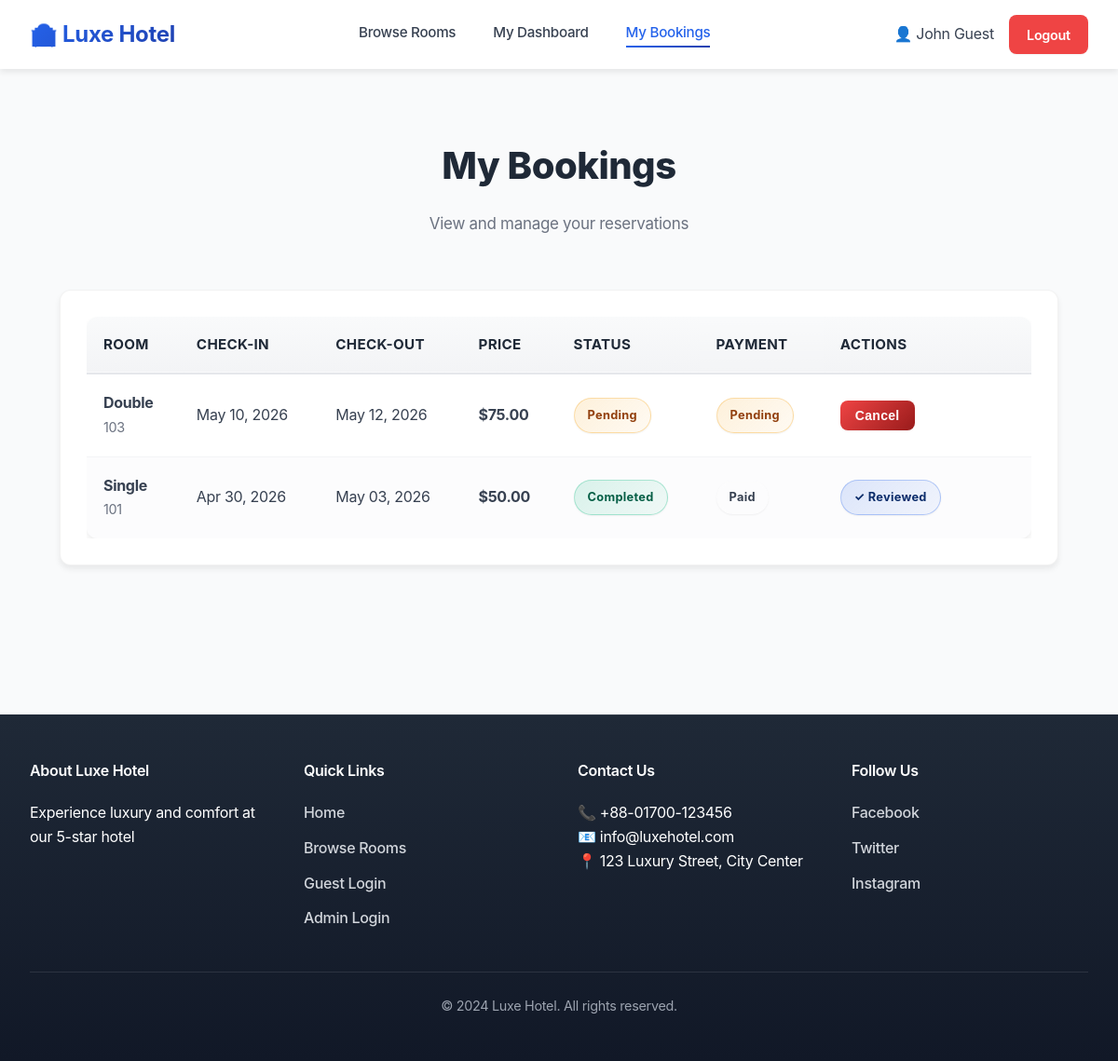
The app's page /guest/my_bookings.php (signed in) with its own data.
### tables this page shows
CREATE TABLE bookings (
    booking_id INT AUTO_INCREMENT PRIMARY KEY,
    user_id INT NOT NULL,
    room_id INT NOT NULL,
    check_in_date DATE NOT NULL,
    check_out_date DATE NOT NULL,
    total_price DECIMAL(10, 2) NOT NULL,
    status ENUM('pending', 'confirmed', 'checked_in', 'checked_out', 'cancelled', 'completed') NOT NULL DEFAULT 'pending',
    created_at TIMESTAMP DEFAULT CURRENT_TIMESTAMP,
    FOREIGN KEY (user_id) REFERENCES users(user_id) ON DELETE CASCADE,
    FOREIGN KEY (room_id) REFERENCES rooms(room_id) ON DELETE CASCADE,
    INDEX idx_user_id (user_id),
    INDEX idx_room_id (room_id),
    INDEX idx_dates (check_in_date, check_out_date),
    INDEX idx_status (status)
);

CREATE TABLE rooms (
    room_id INT AUTO_INCREMENT PRIMARY KEY,
    room_number VARCHAR(20) UNIQUE NOT NULL,
    room_type VARCHAR(50) NOT NULL,
    price DECIMAL(10, 2) NOT NULL,
    status ENUM('available', 'occupied', 'cleaning') NOT NULL DEFAULT 'available',
    capacity INT NOT NULL DEFAULT 2,
    created_at TIMESTAMP DEFAULT CURRENT_TIMESTAMP
);

CREATE TABLE payments (
    payment_id INT AUTO_INCREMENT PRIMARY KEY,
    booking_id INT NOT NULL UNIQUE,
    amount DECIMAL(10, 2) NOT NULL,
    method ENUM('cash', 'bkash', 'nagad', 'card') NOT NULL DEFAULT 'cash',
    payment_status ENUM('pending', 'paid', 'failed') NOT NULL DEFAULT 'pending',
    paid_at TIMESTAMP NULL,
    created_at TIMESTAMP DEFAULT CURRENT_TIMESTAMP,
    FOREIGN KEY (booking_id) REFERENCES bookings(booking_id) ON DELETE CASCADE,
    INDEX idx_booking_id (booking_id),
    INDEX idx_status (payment_status)
);

### config.php (called while the page is built, shortened)
<?php
function app_url(string $path = ''): string {
    $normalized = ltrim($path, '/');
    $prefix = BASE_PATH === '' ? '' : BASE_PATH;
    return $normalized === '' ? ($prefix === '' ? '/' : $prefix . '/') : $prefix . '/' . $normalized;
}
function format_date(string $date): string {
    return date('M d, Y', strtotime($date));
}
?>

### guest/my_bookings.php (the view, shortened to what this page needs)
<?php
require_once __DIR__ . '/../includes/require_guest.php';
$user_id = $_SESSION['user_id'];
$bookings = [];
try {
    $stmt = $pdo->prepare("
        SELECT b.*, r.room_number, r.room_type, r.price, p.payment_status
        FROM bookings b
        JOIN rooms r ON b.room_id = r.room_id
        LEFT JOIN payments p ON b.booking_id = p.booking_id
        WHERE b.user_id = ?
        ORDER BY b.check_in_date DESC
    ");
    $stmt->execute([$user_id]);
    $bookings = $stmt->fetchAll();
} catch (Exception $e) {
    $error = 'Error loading bookings.';
}
?>
<!DOCTYPE html>
<html lang="en">
<head>
    <link rel="stylesheet" href="<?php echo app_url('assets/style.css'); ?>">
</head>
<body>
    <?php require_once __DIR__ . '/../includes/header.php'; ?>
    <section class="section">
        <div class="container">
            <h2 class="section-title">My Bookings</h2>
            <p class="section-subtitle">View and manage your reservations</p>
            <?php if (count($bookings) > 0): ?>
                <div class="card">
                    <div style="overflow-x: auto;">
                        <table>
                            <thead>
                                <tr>
                                    <th>Room</th>
                                    <th>Check-in</th>
                                    <th>Check-out</th>
                                    <th>Price</th>
                                    <th>Status</th>
                                    <th>Payment</th>
                                    <th>Actions</th>
                                </tr>
                            </thead>
                            <tbody>
                                <?php foreach ($bookings as $booking): ?>
                                    <tr>
                                        <td>
                                            <strong><?php echo htmlspecialchars($booking['room_type']); ?></strong><br>
                                            <span style="color: var(--text-light); font-size: 0.9rem;"><?php echo htmlspecialchars($booking['room_number']); ?></span>
                                        </td>
                                        <td><?php echo format_date($booking['check_in_date']); ?></td>
                                        <td><?php echo format_date($booking['check_out_date']); ?></td>
                                        <td><strong>$<?php echo number_format($booking['price'], 2); ?></strong></td>
                                        <td><span class="badge badge-<?php echo $booking['status']; ?>"><?php echo ucfirst(str_replace('_', ' ', $booking['status'])); ?></span></td>
                                        <td><span class="badge badge-<?php echo $booking['payment_status']; ?>"><?php echo ucfirst($booking['payment_status']); ?></span></td>
                                        <td style="min-width: 200px;">
                                            <?php if ($booking['status'] === 'pending' || $booking['status'] === 'confirmed'): ?>
                                                <form method="POST" onsubmit="return confirm('Cancel this booking?');" style="display: inline;">
                                                    <button type="submit" class="btn btn-danger btn-sm">Cancel</button>
                                                </form>
                                            <?php endif; ?>
                                            <?php if ($booking['status'] === 'checked_out' || $booking['status'] === 'completed'): ?>
                                                <?php
                                                $stmt_review = $pdo->prepare("SELECT review_id FROM reviews WHERE booking_id = ?");
                                                $stmt_review->execute([$booking['booking_id']]);
                                                $has_review = $stmt_review->fetch();
                                                ?>
                                                <?php if (!$has_review): ?>
                                                    <a href="<?php echo app_url('guest/review.php'); ?>?booking_id=<?php echo $booking['booking_id']; ?>" class="btn btn-primary btn-sm">Write Review</a>
                                                <?php else: ?>
                                                    <span class="badge badge-confirmed">✓ Reviewed</span>
                                                <?php endif; ?>
                                            <?php endif; ?>
                                        </td>
                                    </tr>
                                <?php endforeach; ?>
                            </tbody>
                        </table>
                    </div>
                </div>
            <?php endif; ?>
        </div>
    </section>
    <?php require_once __DIR__ . '/../includes/footer.php'; ?>
</body>
</html>

### assets/style.css (style rules this page uses)
* { margin: 0; padding: 0; box-sizing: border-box; }
:root { --primary: #2563eb; --primary-light: #3b82f6; --primary-dark: #1e40af; --primary-darker: #1e3a8a; --accent: #0d9488; --accent-light: #14b8a6; --accent-dark: #0f766e; --success: #10b981; --success-light: #6ee7b7; --warning: #f59e0b; --warning-light: #fbbf24; --danger: #ef4444; --danger-light: #f87171; --dark: #1f2937; --dark-light: #374151; --light: #f9fafb; --light-hover: #f3f4f6; --border: #e5e7eb; --border-light: #f3f4f6; --text: #374151; --text-light: #6b7280; --text-lighter: #9ca3af; --gradient-primary: linear-gradient(135deg, #2563eb 0%, #1e40af 100%); --gradient-accent: linear-gradient(135deg, #0d9488 0%, #0f766e 100%); --gradient-warm: linear-gradient(135deg, #f59e0b 0%, #d97706 100%); --shadow-sm: 0 1px 2px rgba(0, 0, 0, 0.05); --shadow-md: 0 4px 6px rgba(0, 0, 0, 0.07); --shadow-lg: 0 10px 15px rgba(0, 0, 0, 0.1); --shadow-xl: 0 20px 25px rgba(0, 0, 0, 0.1); --shadow-focus: 0 0 0 3px rgba(37, 99, 235, 0.1); --transition-fast: 0.15s cubic-bezier(0.4, 0, 0.2, 1); --transition-base: 0.3s cubic-bezier(0.4, 0, 0.2, 1); --transition-slow: 0.5s cubic-bezier(0.4, 0, 0.2, 1); }
html { scroll-behavior: smooth; }
body { font-family: -apple-system, BlinkMacSystemFont, 'Segoe UI', Roboto, 'Helvetica Neue', sans-serif; background-color: var(--light); color: var(--text); line-height: 1.6; letter-spacing: -0.3px; -webkit-font-smoothing: antialiased; -moz-osx-font-smoothing: grayscale; }
.container { max-width: 1200px; margin: 0 auto; padding: 0 2rem; }
.btn { display: inline-block; padding: 0.75rem 1.5rem; border: none; border-radius: 0.5rem; font-size: 0.95rem; cursor: pointer; transition: all var(--transition-base); font-weight: 600; text-align: center; position: relative; overflow: hidden; letter-spacing: 0.3px; }
.btn::before { content: ''; position: absolute; top: 50%; left: 50%; width: 0; height: 0; border-radius: 50%; background: rgba(255, 255, 255, 0.2); transform: translate(-50%, -50%); transition: width 0.6s, height 0.6s; }
.btn-danger { background: linear-gradient(135deg, var(--danger) 0%, #991b1b 100%); color: white; box-shadow: var(--shadow-sm); }
.btn-sm { padding: 0.5rem 1rem; font-size: 0.875rem; }
.card { background: white; border-radius: 0.75rem; box-shadow: var(--shadow-md); padding: 1.75rem; margin-bottom: 1.5rem; transition: all var(--transition-base); border: 1px solid rgba(0, 0, 0, 0.05); }
table { width: 100%; border-collapse: collapse; background: white; border-radius: 0.75rem; overflow: hidden; box-shadow: var(--shadow-md); }
thead { background: linear-gradient(180deg, var(--light) 0%, #f3f4f6 100%); border-bottom: 2px solid var(--border); }
th, td { padding: 1.125rem; text-align: left; border-bottom: 1px solid var(--border-light); }
th { font-weight: 700; color: var(--dark); font-size: 0.95rem; letter-spacing: 0.3px; text-transform: uppercase; }
tbody tr { transition: all var(--transition-fast); }
tbody tr:nth-child(even) { background: rgba(249, 250, 251, 0.5); }
tbody tr:last-child td { border-bottom: none; }
.badge { display: inline-block; padding: 0.5rem 0.875rem; border-radius: 9999px; font-size: 0.8rem; font-weight: 700; text-transform: capitalize; letter-spacing: 0.3px; backdrop-filter: blur(4px); box-shadow: var(--shadow-sm); }
.badge-pending { background: linear-gradient(135deg, rgba(245, 158, 11, 0.15) 0%, rgba(245, 158, 11, 0.05) 100%); color: #92400e; border: 1px solid rgba(245, 158, 11, 0.3); }
.badge-confirmed { background: linear-gradient(135deg, rgba(37, 99, 235, 0.15) 0%, rgba(37, 99, 235, 0.05) 100%); color: #0c2d6b; border: 1px solid rgba(37, 99, 235, 0.3); }
.badge-checked_out, .badge-completed { background: linear-gradient(135deg, rgba(16, 185, 129, 0.15) 0%, rgba(16, 185, 129, 0.05) 100%); color: #065f46; border: 1px solid rgba(16, 185, 129, 0.3); }
.section { padding: 4.5rem 2rem; position: relative; }
.section-title { text-align: center; font-size: 2.5rem; font-weight: 800; margin-bottom: 1rem; color: var(--dark); letter-spacing: -0.5px; }
.section-subtitle { text-align: center; color: var(--text-light); margin-bottom: 3.5rem; max-width: 650px; margin-left: auto; margin-right: auto; font-size: 1.0625rem; line-height: 1.7; }

### records on screen
bookings: room.room_type "Double", room.room_number "103", check_in_date "May 10, 2026", check_out_date "May 12, 2026", room.price "75.00", status "Pending", payments.payment_status "Pending"
bookings: room.room_type "Single", room.room_number "101", check_in_date "Apr 30, 2026", check_out_date "May 03, 2026", room.price "50.00", status "Completed", payments.payment_status "Paid", shows "✓ Reviewed"

### other values on screen
SITE_NAME "Luxe Hotel"
$user_name "John Guest"
SITE_DESC "Experience luxury and comfort at our 5-star hotel"
